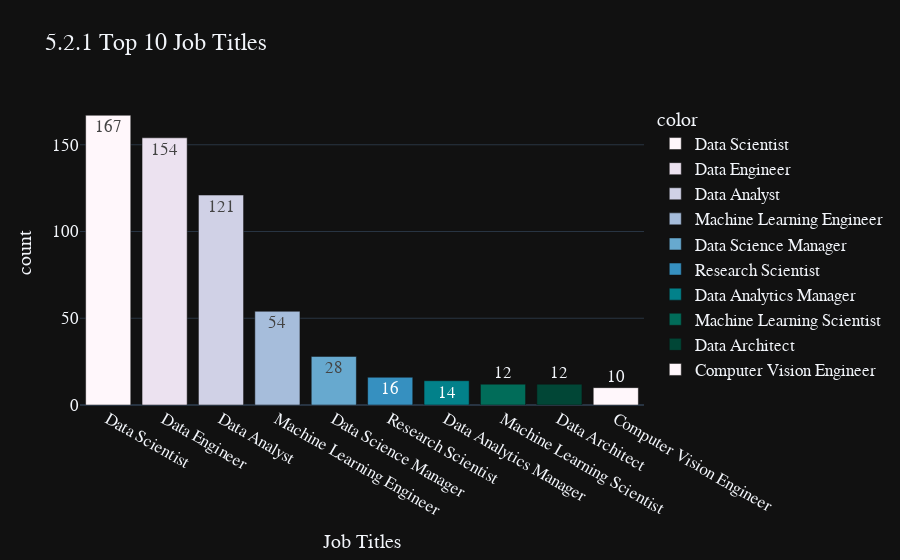

The code cell stored with this chart in its notebook:
### Markdown cell above
📌 It is clear, there are **no missing records** in the mapping.

### Code cell
top10_job_title = df['job_title'].value_counts()[:10]
fig = px.bar(y=top10_job_title.values, 
             x=top10_job_title.index, 
             color = top10_job_title.index,
             color_discrete_sequence=px.colors.sequential.PuBuGn,
             text=top10_job_title.values,
             title= '5.2.1 Top 10 Job Titles',
             template= 'plotly_dark')
fig.update_layout(
    xaxis_title="Job Titles",
    yaxis_title="count",
    font = dict(size=17,family="Franklin Gothic"))
fig.show()

### Figure 1 — Plotly figure (JSON) as saved in the notebook; plotly's stock layout.template omitted (floating-point values rounded to 4 significant figures)
{"data": [{"alignmentgroup": "True", "hovertemplate": "color=Data Scientist<br>x=%{x}<br>y=%{y}<br>text=%{text}<extra></extra>", "legendgroup": "Data Scientist", "marker": {"color": "rgb(255,247,251)", "pattern": {"shape": ""}}, "name": "Data Scientist", "offsetgroup": "Data Scientist", "orientation": "v", "showlegend": true, "text": [167], "textposition": "auto", "type": "bar", "x": ["Data Scientist"], "xaxis": "x", "y": [167], "yaxis": "y"}, {"alignmentgroup": "True", "hovertemplate": "color=Data Engineer<br>x=%{x}<br>y=%{y}<br>text=%{text}<extra></extra>", "legendgroup": "Data Engineer", "marker": {"color": "rgb(236,226,240)", "pattern": {"shape": ""}}, "name": "Data Engineer", "offsetgroup": "Data Engineer", "orientation": "v", "showlegend": true, "text": [154], "textposition": "auto", "type": "bar", "x": ["Data Engineer"], "xaxis": "x", "y": [154], "yaxis": "y"}, {"alignmentgroup": "True", "hovertemplate": "color=Data Analyst<br>x=%{x}<br>y=%{y}<br>text=%{text}<extra></extra>", "legendgroup": "Data Analyst", "marker": {"color": "rgb(208,209,230)", "pattern": {"shape": ""}}, "name": "Data Analyst", "offsetgroup": "Data Analyst", "orientation": "v", "showlegend": true, "text": [121], "textposition": "auto", "type": "bar", "x": ["Data Analyst"], "xaxis": "x", "y": [121], "yaxis": "y"}, {"alignmentgroup": "True", "hovertemplate": "color=Machine Learning Engineer<br>x=%{x}<br>y=%{y}<br>text=%{text}<extra></extra>", "legendgroup": "Machine Learning Engineer", "marker": {"color": "rgb(166,189,219)", "pattern": {"shape": ""}}, "name": "Machine Learning Engineer", "offsetgroup": "Machine Learning Engineer", "orientation": "v", "showlegend": true, "text": [54], "textposition": "auto", "type": "bar", "x": ["Machine Learning Engineer"], "xaxis": "x", "y": [54], "yaxis": "y"}, {"alignmentgroup": "True", "hovertemplate": "color=Data Science Manager<br>x=%{x}<br>y=%{y}<br>text=%{text}<extra></extra>", "legendgroup": "Data Science Manager", "marker": {"color": "rgb(103,169,207)", "pattern": {"shape": ""}}, "name": "Data Science Manager", "offsetgroup": "Data Science Manager", "orientation": "v", "showlegend": true, "text": [28], "textposition": "auto", "type": "bar", "x": ["Data Science Manager"], "xaxis": "x", "y": [28], "yaxis": "y"}, {"alignmentgroup": "True", "hovertemplate": "color=Research Scientist<br>x=%{x}<br>y=%{y}<br>text=%{text}<extra></extra>", "legendgroup": "Research Scientist", "marker": {"color": "rgb(54,144,192)", "pattern": {"shape": ""}}, "name": "Research Scientist", "offsetgroup": "Research Scientist", "orientation": "v", "showlegend": true, "text": [16], "textposition": "auto", "type": "bar", "x": ["Research Scientist"], "xaxis": "x", "y": [16], "yaxis": "y"}, {"alignmentgroup": "True", "hovertemplate": "color=Data Analytics Manager<br>x=%{x}<br>y=%{y}<br>text=%{text}<extra></extra>", "legendgroup": "Data Analytics Manager", "marker": {"color": "rgb(2,129,138)", "pattern": {"shape": ""}}, "name": "Data Analytics Manager", "offsetgroup": "Data Analytics Manager", "orientation": "v", "showlegend": true, "text": [14], "textposition": "auto", "type": "bar", "x": ["Data Analytics Manager"], "xaxis": "x", "y": [14], "yaxis": "y"}, {"alignmentgroup": "True", "hovertemplate": "color=Machine Learning Scientist<br>x=%{x}<br>y=%{y}<br>text=%{text}<extra></extra>", "legendgroup": "Machine Learning Scientist", "marker": {"color": "rgb(1,108,89)", "pattern": {"shape": ""}}, "name": "Machine Learning Scientist", "offsetgroup": "Machine Learning Scientist", "orientation": "v", "showlegend": true, "text": [12], "textposition": "auto", "type": "bar", "x": ["Machine Learning Scientist"], "xaxis": "x", "y": [12], "yaxis": "y"}, {"alignmentgroup": "True", "hovertemplate": "color=Data Architect<br>x=%{x}<br>y=%{y}<br>text=%{text}<extra></extra>", "legendgroup": "Data Architect", "marker": {"color": "rgb(1,70,54)", "pattern": {"shape": ""}}, "name": "Data Architect", "offsetgroup": "Data Architect", "orientation": "v", "showlegend": true, "text": [12], "textposition": "auto", "type": "bar", "x": ["Data Architect"], "xaxis": "x", "y": [12], "yaxis": "y"}, {"alignmentgroup": "True", "hovertemplate": "color=Computer Vision Engineer<br>x=%{x}<br>y=%{y}<br>text=%{text}<extra></extra>", "legendgroup": "Computer Vision Engineer", "marker": {"color": "rgb(255,247,251)", "pattern": {"shape": ""}}, "name": "Computer Vision Engineer", "offsetgroup": "Computer Vision Engineer", "orientation": "v", "showlegend": true, "text": [10], "textposition": "auto", "type": "bar", "x": ["Computer Vision Engineer"], "xaxis": "x", "y": [10], "yaxis": "y"}], "layout": {"barmode": "relative", "font": {"family": "Franklin Gothic", "size": 17}, "legend": {"title": {"text": "color"}, "tracegroupgap": 0}, "title": {"text": "5.2.1 Top 10 Job Titles"}, "xaxis": {"anchor": "y", "domain": [0, 1], "title": {"text": "Job Titles"}}, "yaxis": {"anchor": "x", "domain": [0, 1], "title": {"text": "count"}}}}
